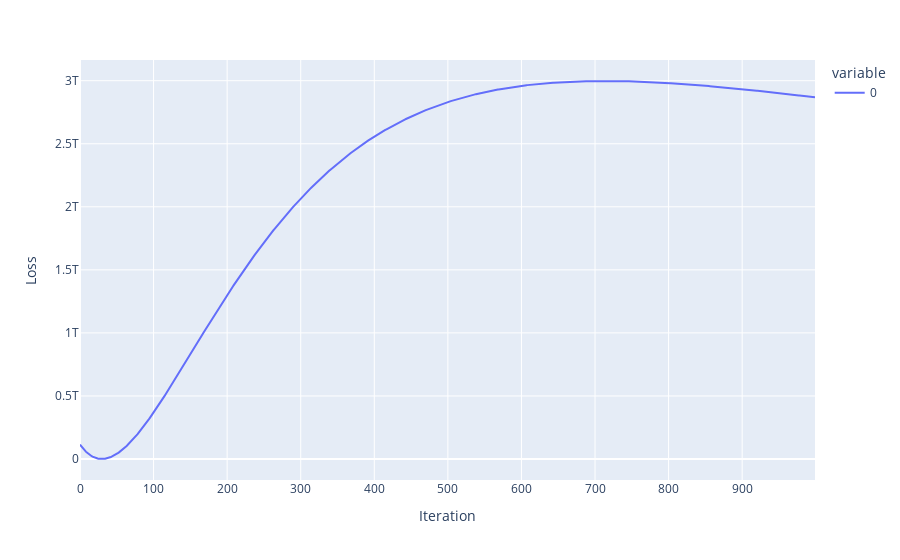

Write notebook code for a chart like this one.
### Code cell
fig=px.line(validation_curve)
fig.update_xaxes(title='Iteration')
fig.update_yaxes(title='Loss')
fig.show()

### Figure 1 — Plotly figure (JSON) as saved in the notebook; plotly's stock layout.template omitted (floating-point values rounded to 4 significant figures; data arrays with more than 128 entries replaced by an {"elided": "..."} marker saying what was removed)
{"data": [{"hovertemplate": "variable=0<br>index=%{x}<br>value=%{y}<extra></extra>", "legendgroup": "0", "line": {"color": "#636efa", "dash": "solid"}, "marker": {"symbol": "circle"}, "mode": "lines", "name": "0", "orientation": "v", "showlegend": true, "type": "scatter", "x": {"elided": "1000 int values"}, "xaxis": "x", "y": {"elided": "1000 float values"}, "yaxis": "y"}], "layout": {"legend": {"title": {"text": "variable"}, "tracegroupgap": 0}, "margin": {"t": 60}, "xaxis": {"anchor": "y", "domain": [0, 1], "title": {"text": "Iteration"}}, "yaxis": {"anchor": "x", "domain": [0, 1], "title": {"text": "Loss"}}}}
